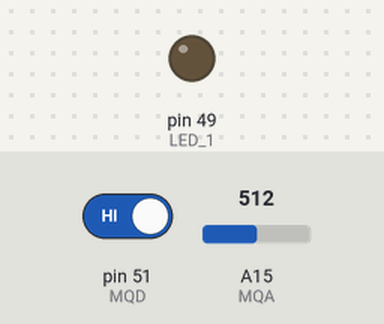
Recording of a sketch running on a simulated Arduino Mega 2560, built with avr-gcc and run on an emulated ATmega2560. On the bench: output pins drawn as LEDs (lit = HIGH). The inputs (shaded band) are chosen by the test bench; at power-on: pin 51 (MQD) HIGH, A15 (MQA) = 512. What the sketch prints to the serial monitor is not drawn.

Above: at 1.2 s.
1.3 s: pin 51 (MQD) driven LOW
At 1.9 s:
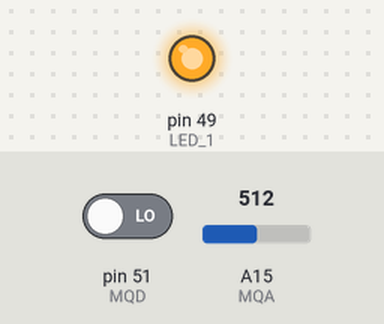
2.9 s: pin 51 (MQD) driven HIGH
At 4.4 s:
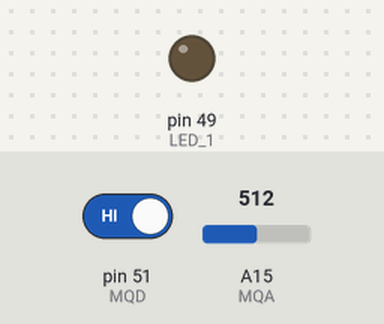
Timing chart, 0 to 5.9 s (numbered marks = the images above; inputs shaded):
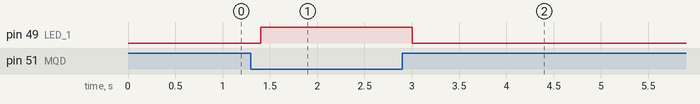

The sketch:

Teste_MQ2.ino
```cpp
/*
                 Arduino Uno/Mega
                 -----------------
             /|\|                 |
              | |                 |
              --| RST             |
                |                 |        -+
    LED_1  <--  | 49              |- <- Rx  -  Cabo USB
    MQ2    <--  | 51              |- -> Tx  -
    MQ2    <--  | A15             |        -+
                |                 |
*/

#define LED_1 49 //define o pino de controle do LED como 49
#define MQD 51 //define o pino de entrada digital do MQ2 como 51
#define MQA A15 //define o pino de entrada analogica do MQ2 como A15


int estado_LED1 = LOW; //Variavel que informa o estado do LED


void setup() {
  /* Comunicação serial com o computador */
  Serial.begin(9600);
  while (!Serial);
  /* Configuração dos pinos como entrada ou saída */
  pinMode(LED_1, OUTPUT);
  pinMode(MQD, INPUT);
  pinMode(MQA, INPUT);
}

void tarefa_1(){

  int gas= digitalRead(MQD);
  int analog= analogRead(MQA);
  /* Lógica para fazer o LED acender caso detectado gas*/
  if (gas == LOW)
      estado_LED1 = HIGH;
  else
      estado_LED1 = LOW;


   digitalWrite(LED_1, estado_LED1);
   Serial.println(analog);
   delay(200);
}

void loop() {
  // put your main code here, to run repeatedly:
  tarefa_1();
}
```

Measured:
- after the input at 1.3 s, pin 49 (LED_1): LOW → HIGH after 0.10 s
- after the input at 2.9 s, pin 49 (LED_1): HIGH → LOW after 0.10 s
